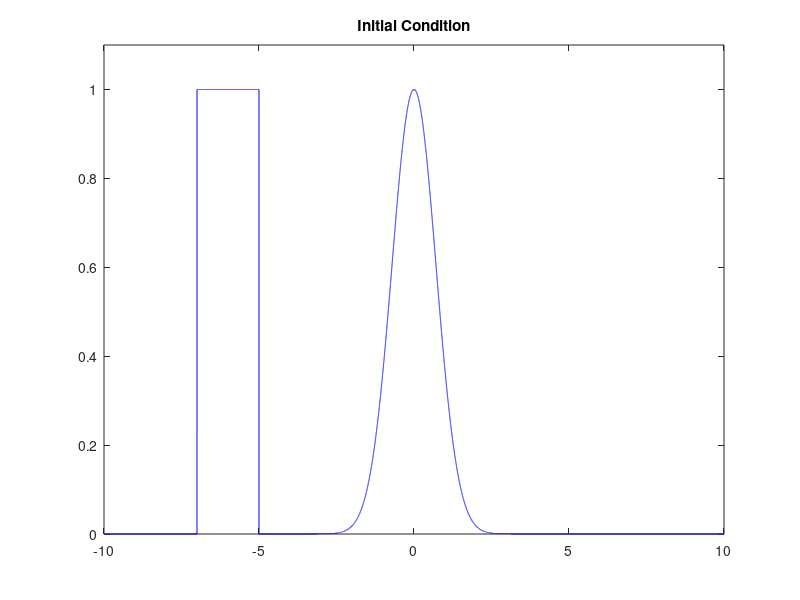

Here is the MATLAB script that generated this plot: (Note: this script raises an error after producing the figure.)
% moving_wave_vectorized_lax.m
%
%  Use custome *.cu file for the update step and compile into *.ptx
%  then call within the code
%

clear
%clc
close('all')

N = 50000;
u = 1;

plot_freq = 2500;
plot_switch = 1;
x_left = -10;
x_right = 10;
x_space = linspace(x_left,x_right,N);

dx = x_space(2)-x_space(1);
dt = 0.6*(dx)/u;
nu = u*dx/dt;

%Num_ts = min(1000,ceil(15/dt));
Num_ts=5000;
% set initial condition
%f = zeros(N,1);
x_space = linspace(x_left,x_right,N);

f_l = 1;
f = f_l*exp(-(x_space.*x_space));
f((x_space < -5) & (x_space > -7)) = 1;

f_tmp = zeros(N,1);

% plot initial condition
plot(x_space,f,'-b');
axis([x_left x_right 0 1.1*f_l]);
title('\bf{Initial Condition}');
drawnow


tic;

ind = (1:N)';
x_m = circshift(ind,1);
x_p = circshift(ind,-1);

x_m = gpuArray(x_m);
x_p = gpuArray(x_p);
f_tmp = gpuArray(f_tmp);
f = gpuArray(f);

% construct my cuda kernel
k = parallel.gpu.CUDAKernel('lax_update.ptx','lax_update.cu');
% k takes arguments: f_out, f, u, dx, dt, N
TPB = 32*4;
k.ThreadBlockSize = [TPB,1,1];
k.GridSize = [ceil(N/TPB),1,1];
N = int32(N);


%profile on
for ts = 1:Num_ts
    
    if(mod(ts,100)==0)
       fprintf('Executing time step number %d.\n',ts);
    end
    
    %f_tmp = 0.5.*(f(x_p)+f(x_m))-(u*dt/(2*dx)).*(f(x_p)-f(x_m));
    f_tmp = feval(k,f_tmp,f,u,dx,dt,N);
    f = f_tmp;
    
    if(plot_switch==1)
        if(mod(ts,plot_freq)==0)
            plot(x_space,f,'-b')
            axis([x_left x_right 0 1.1*f_l]);
            title('\bf{Lax Method}','FontSize',12);
            grid on
            drawnow
        end
    end
    
end

ex_time = toc;
%profile viewer
plot(x_space,f,'-b');
axis([x_left x_right 0 1.1*f_l]);
title('\bf{Final Condition}');
grid on
drawnow

fprintf('Execution time = %g.\n Average time per DOF*update = %g. \n',ex_time, ex_time/(N*Num_ts));